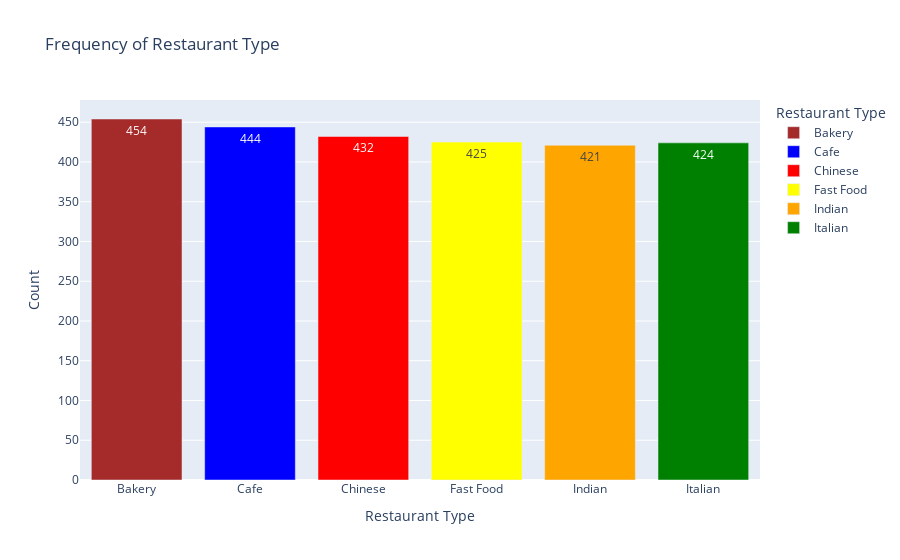

Notebook code for this chart:
### Code cell
px.bar(data, x="restaurant_type", y= "Count", text= "Count", 
color= "restaurant_type",color_discrete_sequence=["brown", "blue", "red", "yellow", "orange", "green"],
 title='Frequency of Restaurant Type',
    labels={'restaurant_type': 'Restaurant Type', 'frequency': 'Count'})

### Figure 1 — Plotly figure (JSON) as saved in the notebook; plotly's stock layout.template omitted (floating-point values rounded to 4 significant figures)
{"data": [{"hovertemplate": "Restaurant Type=%{x}<br>Count=%{text}<extra></extra>", "legendgroup": "Bakery", "marker": {"color": "brown", "pattern": {"shape": ""}}, "name": "Bakery", "orientation": "v", "showlegend": true, "text": [454.0], "textposition": "auto", "type": "bar", "x": ["Bakery"], "xaxis": "x", "y": [454], "yaxis": "y"}, {"hovertemplate": "Restaurant Type=%{x}<br>Count=%{text}<extra></extra>", "legendgroup": "Cafe", "marker": {"color": "blue", "pattern": {"shape": ""}}, "name": "Cafe", "orientation": "v", "showlegend": true, "text": [444.0], "textposition": "auto", "type": "bar", "x": ["Cafe"], "xaxis": "x", "y": [444], "yaxis": "y"}, {"hovertemplate": "Restaurant Type=%{x}<br>Count=%{text}<extra></extra>", "legendgroup": "Chinese", "marker": {"color": "red", "pattern": {"shape": ""}}, "name": "Chinese", "orientation": "v", "showlegend": true, "text": [432.0], "textposition": "auto", "type": "bar", "x": ["Chinese"], "xaxis": "x", "y": [432], "yaxis": "y"}, {"hovertemplate": "Restaurant Type=%{x}<br>Count=%{text}<extra></extra>", "legendgroup": "Fast Food", "marker": {"color": "yellow", "pattern": {"shape": ""}}, "name": "Fast Food", "orientation": "v", "showlegend": true, "text": [425.0], "textposition": "auto", "type": "bar", "x": ["Fast Food"], "xaxis": "x", "y": [425], "yaxis": "y"}, {"hovertemplate": "Restaurant Type=%{x}<br>Count=%{text}<extra></extra>", "legendgroup": "Indian", "marker": {"color": "orange", "pattern": {"shape": ""}}, "name": "Indian", "orientation": "v", "showlegend": true, "text": [421.0], "textposition": "auto", "type": "bar", "x": ["Indian"], "xaxis": "x", "y": [421], "yaxis": "y"}, {"hovertemplate": "Restaurant Type=%{x}<br>Count=%{text}<extra></extra>", "legendgroup": "Italian", "marker": {"color": "green", "pattern": {"shape": ""}}, "name": "Italian", "orientation": "v", "showlegend": true, "text": [424.0], "textposition": "auto", "type": "bar", "x": ["Italian"], "xaxis": "x", "y": [424], "yaxis": "y"}], "layout": {"barmode": "relative", "legend": {"title": {"text": "Restaurant Type"}, "tracegroupgap": 0}, "title": {"text": "Frequency of Restaurant Type"}, "xaxis": {"anchor": "y", "categoryarray": ["Bakery", "Cafe", "Chinese", "Fast Food", "Indian", "Italian"], "categoryorder": "array", "domain": [0, 1], "title": {"text": "Restaurant Type"}}, "yaxis": {"anchor": "x", "domain": [0, 1], "title": {"text": "Count"}}}}
